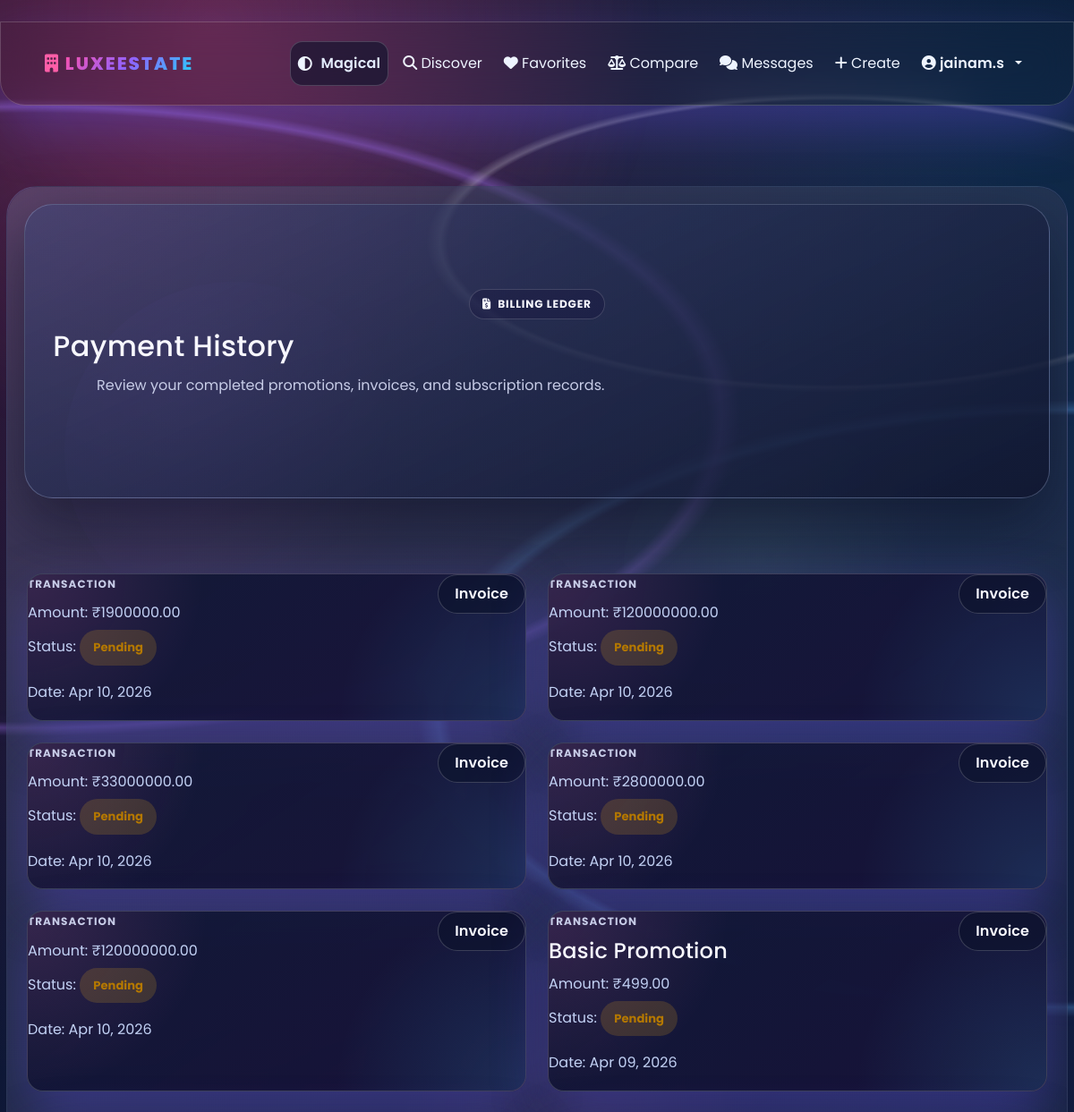
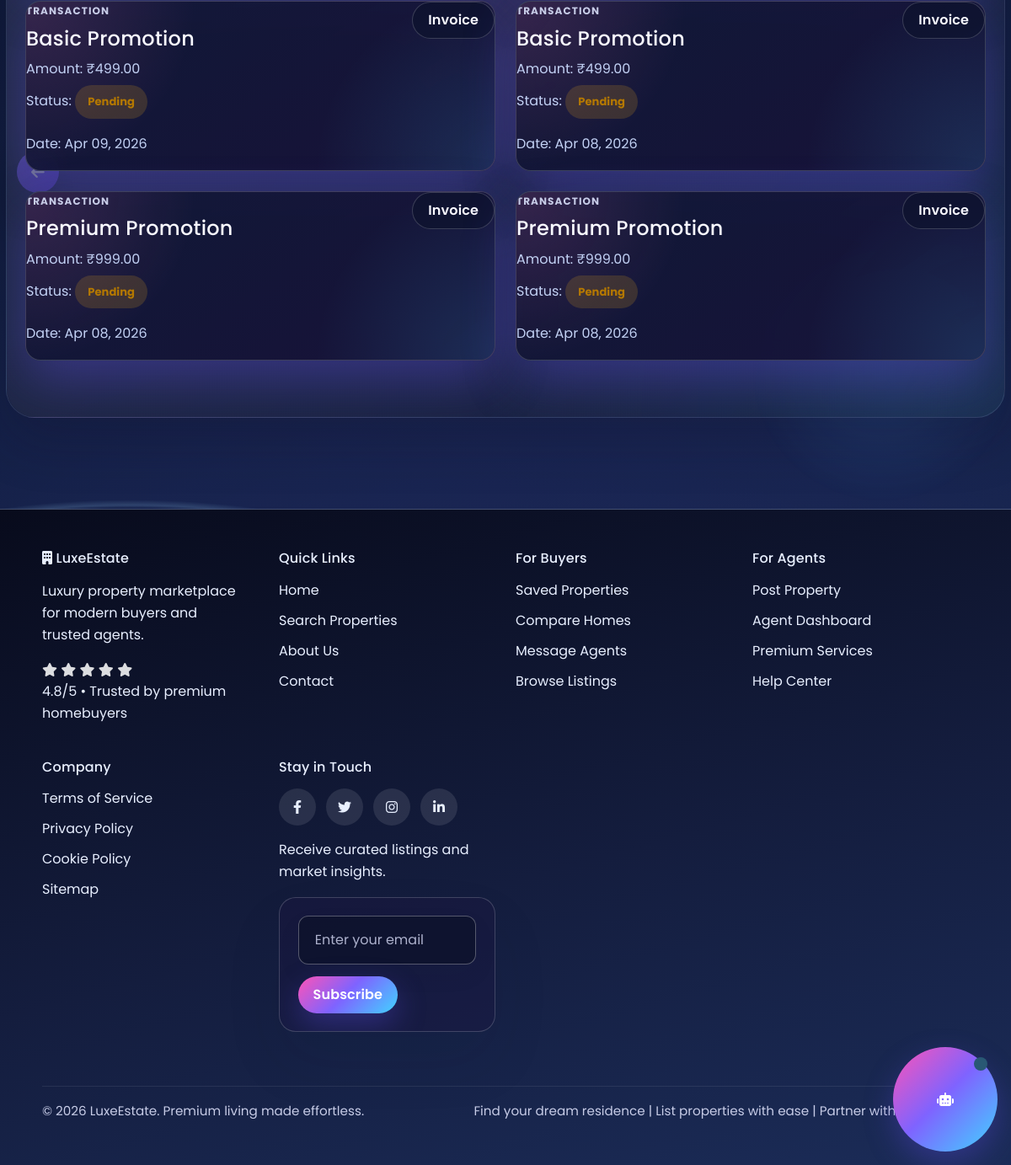
Screenshot of /payments/history/ (signed in) with the database file from the repository (2 pictures, top to bottom).
### payments/models.py (models this page shows, shortened)
class Payment(models.Model):
    STATUS_CHOICES = [
        ('pending', 'Pending'),
        ('completed', 'Completed'),
        ('failed', 'Failed'),
        ('cancelled', 'Cancelled'),
        ('refunded', 'Refunded'),
    ]
    user = models.ForeignKey(User, on_delete=models.CASCADE, related_name='payments')
    package = models.ForeignKey(PaymentPackage, on_delete=models.SET_NULL, null=True, blank=True)
    property = models.ForeignKey(Property, on_delete=models.CASCADE, related_name='payments', null=True, blank=True)
    amount = models.DecimalField(max_digits=15, decimal_places=2)
    razorpay_order_id = models.CharField(max_length=100, unique=True)
    razorpay_payment_id = models.CharField(max_length=100, blank=True, null=True, unique=True)
    razorpay_signature = models.CharField(max_length=256, blank=True, null=True)
    status = models.CharField(max_length=20, choices=STATUS_CHOICES, default='pending')
    payment_method = models.CharField(max_length=50, default='razorpay')
    created_at = models.DateTimeField(auto_now_add=True)
    updated_at = models.DateTimeField(auto_now=True)
    completed_at = models.DateTimeField(blank=True, null=True)
    notes = models.TextField(blank=True, null=True)
    class Meta:
        ordering = ['-created_at']

class PaymentPackage(models.Model):
    DURATION_CHOICES = [
        (7, '7 Days'),
        (14, '14 Days'),
        (30, '30 Days'),
        (90, '90 Days'),
    ]
    name = models.CharField(max_length=100)
    description = models.TextField()
    price = models.DecimalField(max_digits=15, decimal_places=2)
    duration_days = models.IntegerField(choices=DURATION_CHOICES)
    features = models.JSONField(default=list)
    is_active = models.BooleanField(default=True)
    created_at = models.DateTimeField(auto_now_add=True)
    updated_at = models.DateTimeField(auto_now=True)
    class Meta:
        ordering = ['price']

### payments/views.py (the view)
# urls.py: path('history/', views.payment_history, name='history'),
@login_required
def payment_history(request):
    payments = Payment.objects.filter(user=request.user).order_by('-created_at')
    from django.core.paginator import Paginator, EmptyPage, PageNotAnInteger
    paginator = Paginator(payments, 10)
    page = request.GET.get('page')
    try:
        payments_page = paginator.page(page)
    except PageNotAnInteger:
        payments_page = paginator.page(1)
    except EmptyPage:
        payments_page = paginator.page(paginator.num_pages)
    context = {
        'payments': payments_page,
        'paginator': paginator,
    }
    return render(request, 'payments/history.html', context)

### templates/payments/history.html (shortened to what this page needs)
﻿{% extends 'base.html' %}
{% block content %}
<section class="hero-section payments-hero">
    <div class="container text-center">
        <span class="payments-kicker"><i class="fas fa-file-invoice-dollar"></i> Billing Ledger</span>
        <h1>Payment History</h1>
        <p>Review your completed promotions, invoices, and subscription records.</p>
    </div>
</section>
<div class="container page-section payments-shell">
    {% if payments %}
        <div class="row g-4">
            {% for payment in payments %}
                <div class="col-md-6">
                    <div class="card-panel payment-card payment-history-card h-100">
                        <div class="d-flex justify-content-between align-items-start mb-3">
                            <div>
                                <p class="payments-meta-label mb-2">Transaction</p>
                                <h4>{{ payment.package.name }}</h4>
                                <p class="text-secondary mb-1">Amount: ₹{{ payment.amount|floatformat:2 }}</p>
                                <p class="text-secondary mb-0">Status: <span class="status-pill {% if payment.status == 'completed' %}status-success{% else %}status-warning{% endif %}">{{ payment.get_status_display }}</span></p>
                            </div>
                            <a href="{% url 'payments:invoice' payment.invoice.id %}" class="btn btn-outline-magical payment-secondary-btn">Invoice</a>
                        </div>
                        <p class="text-secondary">Date: {{ payment.created_at|date:'M d, Y' }}</p>
                    </div>
                </div>
            {% endfor %}
        </div>
    {% endif %}
</div>
{% endblock %}

### templates/base.html (shortened to what this page needs)
{% load static %}
<!DOCTYPE html>
<html lang="en" data-theme="magical">
<head>
    <link href="https://cdn.jsdelivr.net/npm/bootstrap@5.3.0/dist/css/bootstrap.min.css" rel="stylesheet">
    <link rel="stylesheet" href="https://cdnjs.cloudflare.com/ajax/libs/font-awesome/6.4.0/css/all.min.css">
    <link rel="stylesheet" href="{% static 'css/style.css' %}">
</head>
<body class="magical-site-shell">
    <div class="magical-orb orb-1" aria-hidden="true"></div>
    <div class="magical-orb orb-2" aria-hidden="true"></div>
    <div class="magical-orb orb-3" aria-hidden="true"></div>
    <div class="magical-orb orb-4" aria-hidden="true"></div>
    <div class="magical-orb orb-5" aria-hidden="true"></div>
    <div class="magical-particles" aria-hidden="true">
    </div>
    <nav class="navbar navbar-expand-lg navbar-magical floating-nav">
        <div class="container">
            <a class="navbar-brand magical-brand" href="{% url 'properties:home' %}">
                <div class="brand-glow">
                    <i class="fas fa-building"></i>
                    <span>LuxeEstate</span>
                </div>
            </a>
            <div class="collapse navbar-collapse" id="navbarNav">
                <ul class="navbar-nav ms-auto align-items-center navbar-links-magical">
                    <li class="nav-item">
                        <button
                            type="button"
                            class="nav-link theme-toggle-btn magical-toggle"
                            id="themeToggle"
                            aria-label="Toggle theme"
                            title="Toggle theme">
                            <i class="fas fa-circle-half-stroke"></i>
                            <span class="theme-toggle-label">Theme</span>
                        </button>
                    </li>
                    <li class="nav-item">
                        <a class="nav-link magical-link" href="{% url 'properties:home' %}">
                            <i class="fas fa-search"></i> Discover
                        </a>
                    </li>
                    {% if user.is_authenticated %}
                        <li class="nav-item">
                            <a class="nav-link magical-link" href="{% url 'favorites:favorite_list' %}">
                                <i class="fas fa-heart"></i> Favorites
                            </a>
                        </li>
                        <li class="nav-item">
                            <a class="nav-link magical-link" href="{% url 'properties:comparison_list' %}">
                                <i class="fas fa-balance-scale"></i> Compare
                            </a>
                        </li>
                        <li class="nav-item">
                            <a class="nav-link magical-link" href="{% url 'messaging:contact_list' %}">
                                <i class="fas fa-comments"></i> Messages
                            </a>
                        </li>
                        <li class="nav-item">
                            <a class="nav-link magical-link" href="{% url 'properties:add_property' %}">
                                <i class="fas fa-plus"></i> Create
                            </a>
                        </li>
                        <li class="nav-item dropdown">
                            <a class="nav-link dropdown-toggle magical-dropdown" href="#" role="button" data-bs-toggle="dropdown">
                                <i class="fas fa-user-circle"></i> {{ user.first_name|default:user.username }}
                            </a>
                        </li>
                    {% endif %}
                </ul>
            </div>
        </div>
    </nav>
    {% if request.resolver_match.url_name != 'home' %}
    <button class="floating-back-btn" onclick="window.history.back()" aria-label="Go back" title="Go back to previous page">
        <i class="fas fa-arrow-left"></i>
    </button>
    {% endif %}
    <main class="magical-main-content page-wrapper">
        <section class="global-creative-shell">
            <div class="global-creative-shell-inner">
                {% block content %}{% endblock %}
            </div>
        </section>
    </main>
    <footer class="mt-5 site-footer magical-footer">
        <div class="container">
            <div class="footer-content magical-footer-content">
                <div class="footer-section magical-section">
                    <h4><i class="fas fa-building"></i> LuxeEstate</h4>
                    <p>Luxury property marketplace for modern buyers and trusted agents.</p>
                    <div class="rating-stars magical-stars">
                        <i class="fas fa-star star magical-star"></i>
                        <i class="fas fa-star star magical-star"></i>
                        <i class="fas fa-star star magical-star"></i>
                        <i class="fas fa-star star magical-star"></i>
                        <i class="fas fa-star star magical-star"></i>
                    </div>
                    <p class="footer-trust">4.8/5 • Trusted by premium homebuyers</p>
                </div>
                <div class="footer-section magical-section">
                    <h4>Quick Links</h4>
                    <ul>
                        <li><a href="{% url 'properties:home' %}">Home</a></li>
                        <li><a href="{% url 'properties:search' %}">Search Properties</a></li>
                        <li><a href="/about/">About Us</a></li>
                        <li><a href="/contact/">Contact</a></li>
                    </ul>
                </div>
                <div class="footer-section magical-section">
                    <h4>For Buyers</h4>
                    <ul>
                        <li><a href="{% url 'favorites:favorite_list' %}">Saved Properties</a></li>
                        <li><a href="{% url 'properties:comparison_list' %}">Compare Homes</a></li>
                        <li><a href="{% url 'messaging:contact_list' %}">Message Agents</a></li>
                        <li><a href="{% url 'properties:home' %}">Browse Listings</a></li>
                    </ul>
                </div>
                <div class="footer-section magical-section">
                    <h4>For Agents</h4>
                    <ul>
                        <li><a href="{% url 'properties:add_property' %}">Post Property</a></li>
                        <li><a href="{% url 'accounts:dashboard' %}">Agent Dashboard</a></li>
                        <li><a href="{% url 'payments:pricing' %}">Premium Services</a></li>
                        <li><a href="{% url 'properties:home' %}">Help Center</a></li>
                    </ul>
                </div>
                <div class="footer-section magical-section">
                    <h4>Company</h4>
                    <ul>
                        <li><a href="{% url 'terms' %}">Terms of Service</a></li>
                        <li><a href="{% url 'privacy' %}">Privacy Policy</a></li>
                        <li><a href="{% url 'cookies' %}">Cookie Policy</a></li>
                        <li><a href="{% url 'sitemap' %}">Sitemap</a></li>
                    </ul>
                </div>
                <div class="footer-section magical-section">
                    <h4>Stay in Touch</h4>
                    <div class="footer-social-links magical-social">
                        <a href="#" class="footer-social-icon magical-icon">
                            <i class="fab fa-facebook-f"></i>
                        </a>
                        <a href="#" class="footer-social-icon magical-icon">
                            <i class="fab fa-twitter"></i>
                        </a>
                        <a href="#" class="footer-social-icon magical-icon">
                            <i class="fab fa-instagram"></i>
                        </a>
                        <a href="#" class="footer-social-icon magical-icon">
                            <i class="fab fa-linkedin-in"></i>
                        </a>
                    </div>
                    <p class="footer-newsletter-copy">Receive curated listings and market insights.</p>
                    <form class="footer-newsletter-form magical-form">
                        <input type="email" placeholder="Enter your email" class="footer-newsletter-input magical-input">
                        <button type="submit" class="btn btn-magical footer-newsletter-btn">Subscribe</button>
                    </form>
                </div>
            </div>
            <div class="footer-bottom magical-bottom">
                <p>&copy; 2026 LuxeEstate. Premium living made effortless.</p>
                <p>Find your dream residence | List properties with ease | Partner with top agents</p>
            </div>
        </div>
    </footer>
    <div class="ai-concierge-widget magical-ai-widget" id="aiConciergeWidget" data-chat-endpoint="{% url 'properties:chatbot_response' %}">
        <button type="button" id="aiConciergeToggle" class="ai-concierge-toggle magical-ai-toggle" aria-label="Open AI concierge">
            <span class="ai-toggle-ping magical-ping" aria-hidden="true"></span>
            <i class="fas fa-robot"></i>
        </button>
    </div>
</body>
</html>

### rows the page displays
Payment: amount "1900000.00", status "Pending", created_at "Apr 10, 2026"
Payment: amount "120000000.00", status "Pending", created_at "Apr 10, 2026"
Payment: amount "33000000.00", status "Pending", created_at "Apr 10, 2026"
Payment: amount "2800000.00", status "Pending", created_at "Apr 10, 2026"
Payment: amount "120000000.00", status "Pending", created_at "Apr 10, 2026"
Payment: package.name "Basic Promotion", amount "499.00", status "Pending", created_at "Apr 09, 2026"
Payment: package.name "Basic Promotion", amount "499.00", status "Pending", created_at "Apr 09, 2026"
Payment: package.name "Basic Promotion", amount "499.00", status "Pending", created_at "Apr 08, 2026"
Payment: package.name "Premium Promotion", amount "999.00", status "Pending", created_at "Apr 08, 2026"
Payment: package.name "Premium Promotion", amount "999.00", status "Pending", created_at "Apr 08, 2026"

### other values shown
{{ user.first_name|default:user.username }} "jainam.s"
